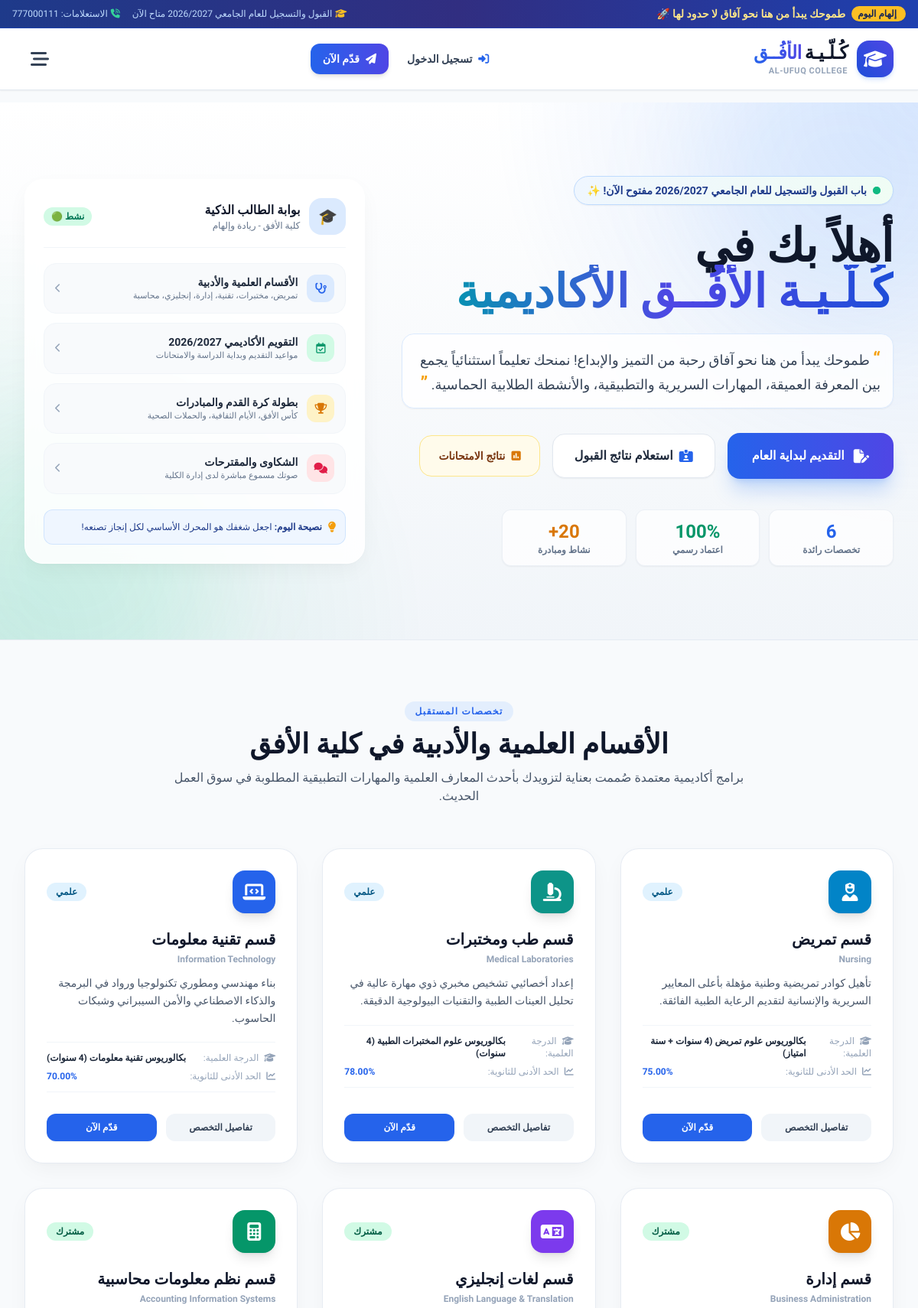
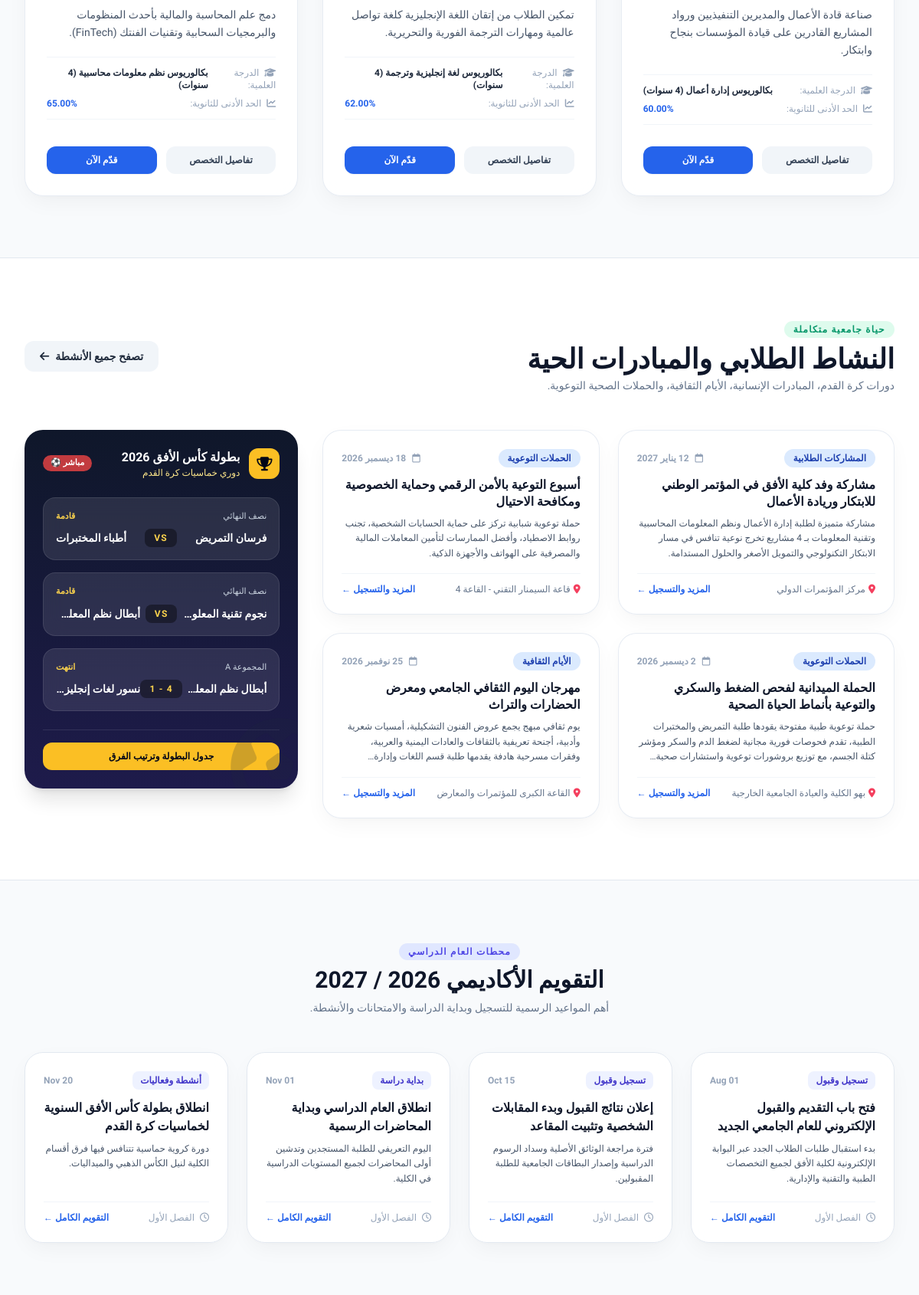
The page / (upper part) on the database its author committed (2 pictures, top to bottom).
### tables this page shows
CREATE TABLE `departments` (
  `id` INT AUTO_INCREMENT PRIMARY KEY,
  `code` VARCHAR(10) NOT NULL UNIQUE,
  `name_ar` VARCHAR(100) NOT NULL,
  `name_en` VARCHAR(100) NOT NULL,
  `track_type` ENUM('علمي', 'أدبي', 'مشترك') NOT NULL,
  `icon` VARCHAR(50) NOT NULL DEFAULT 'fa-graduation-cap',
  `color_accent` VARCHAR(20) NOT NULL DEFAULT '#2563eb',
  `degree` VARCHAR(50) NOT NULL DEFAULT 'بكالوريوس (4 سنوات)',
  `min_percentage` DECIMAL(5,2) NOT NULL DEFAULT 65.00,
  `annual_fee` VARCHAR(50) NOT NULL DEFAULT 'مناسبة ومدعومة',
  `short_desc` TEXT NOT NULL,
  `full_desc` LONGTEXT NOT NULL,
  `career_opportunities` TEXT NOT NULL,
  `study_plan` TEXT NOT NULL,
  `image` VARCHAR(255) DEFAULT 'dept_default.jpg'
);

CREATE TABLE `activities` (
  `id` INT AUTO_INCREMENT PRIMARY KEY,
  `title` VARCHAR(150) NOT NULL,
  `category` ENUM('مبادرات طلابية', 'دورات كرة القدم', 'الأيام الثقافية', 'الحملات التوعوية', 'المشاركات الطلابية') NOT NULL,
  `organizer` VARCHAR(100) NOT NULL DEFAULT 'عمادة شؤون الطلاب',
  `event_date` DATE NOT NULL,
  `location` VARCHAR(100) NOT NULL,
  `description` LONGTEXT NOT NULL,
  `goals` TEXT DEFAULT NULL,
  `image` VARCHAR(255) DEFAULT 'activity_default.jpg',
  `registered_count` INT DEFAULT 0,
  `max_capacity` INT DEFAULT 100,
  `is_featured` TINYINT(1) DEFAULT 0,
  `created_at` TIMESTAMP DEFAULT CURRENT_TIMESTAMP
);

CREATE TABLE `football_matches` (
  `id` INT AUTO_INCREMENT PRIMARY KEY,
  `tournament_title` VARCHAR(100) NOT NULL DEFAULT 'كأس الأفق السنوي لكرة القدم 2026',
  `team_a` VARCHAR(100) NOT NULL,
  `team_b` VARCHAR(100) NOT NULL,
  `score_a` INT DEFAULT NULL,
  `score_b` INT DEFAULT NULL,
  `match_date` DATETIME NOT NULL,
  `stage` VARCHAR(50) NOT NULL DEFAULT 'دور المجموعات',
  `stadium` VARCHAR(100) NOT NULL DEFAULT 'الملعب الرياضي الجامعي لكلية الأفق',
  `status` ENUM('قادمة', 'جارية الآن', 'انتهت') NOT NULL DEFAULT 'قادمة',
  `highlights` TEXT DEFAULT NULL
);

CREATE TABLE `academic_calendar` (
  `id` INT AUTO_INCREMENT PRIMARY KEY,
  `semester` VARCHAR(50) NOT NULL,
  `title` VARCHAR(150) NOT NULL,
  `category` ENUM('تسجيل وقبول', 'بداية دراسة', 'امتحانات', 'أنشطة وفعاليات', 'إجازات وعطل') NOT NULL,
  `start_date` DATE NOT NULL,
  `end_date` DATE DEFAULT NULL,
  `description` TEXT NOT NULL,
  `is_highlight` TINYINT(1) DEFAULT 0
);

### index.php (the view, shortened to what the rows shown need)
<?php
require_once __DIR__ . '/includes/header.php';
$stmt_depts = $pdo->query("SELECT * FROM departments ORDER BY id ASC");
$departments = $stmt_depts->fetchAll();
$stmt_act = $pdo->query("SELECT * FROM activities ORDER BY id DESC LIMIT 4");
$activities = $stmt_act->fetchAll();
$stmt_cal = $pdo->query("SELECT * FROM academic_calendar WHERE is_highlight = 1 ORDER BY start_date ASC LIMIT 4");
$calendar_events = $stmt_cal->fetchAll();
$stmt_football = $pdo->query("SELECT * FROM football_matches ORDER BY match_date DESC LIMIT 3");
$football_matches = $stmt_football->fetchAll();
?>
<section class="relative overflow-hidden hero-gradient py-16 lg:py-24 border-b border-slate-200/80">
    <div class="max-w-7xl mx-auto px-4 sm:px-6 lg:px-8 relative">
        <div class="grid grid-cols-1 lg:grid-cols-12 gap-12 items-center">
            <div class="lg:col-span-7 space-y-6 text-center lg:text-right">
                <h1 class="text-3xl sm:text-5xl lg:text-6xl font-black text-slate-900 leading-tight">
                    أهلاً بك في <br>
                    <span class="text-transparent bg-clip-text bg-gradient-to-l from-blue-700 via-indigo-600 to-cyan-600">كُـلّـيـة الأُفُــق الأكاديمية</span>
                </h1>
            </div>
        </div>
    </div>
</section>
<section class="py-20 bg-slate-50">
    <div class="max-w-7xl mx-auto px-4 sm:px-6 lg:px-8">
        <div class="text-center max-w-3xl mx-auto mb-14 space-y-3">
            <h2 class="text-3xl sm:text-4xl font-black text-slate-900">الأقسام العلمية والأدبية في كلية الأفق</h2>
        </div>
        <div class="grid grid-cols-1 md:grid-cols-2 lg:grid-cols-3 gap-8">
            <?php foreach ($departments as $dept): ?>
                <div class="glass-card rounded-3xl p-7 border border-slate-200/80 relative flex flex-col justify-between group">
                    <div>
                        <div class="flex items-center justify-between mb-5">
                            <div class="w-14 h-14 rounded-2xl flex items-center justify-center text-2xl text-white shadow-lg transition-transform group-hover:scale-110" style="background-color: <?= $dept['color_accent'] ?>;">
                                <i class="fa-solid <?= $dept['icon'] ?>"></i>
                            </div>
                            <span class="text-xs font-black px-3 py-1 rounded-full <?= $dept['track_type'] == 'علمي' ? 'bg-sky-100 text-sky-800' : ($dept['track_type'] == 'أدبي' ? 'bg-amber-100 text-amber-800' : 'bg-emerald-100 text-emerald-800') ?>">
                                <?= $dept['track_type'] ?>
                            </span>
                        </div>
                        <h3 class="text-xl font-black text-slate-900 mb-1 group-hover:text-blue-600 transition-colors">
                            قسم <?= htmlspecialchars($dept['name_ar']) ?>
                        </h3>
                        <div class="text-xs text-slate-400 font-bold mb-3"><?= htmlspecialchars($dept['name_en']) ?></div>
                        <p class="text-slate-600 text-sm leading-relaxed mb-5">
                            <?= htmlspecialchars($dept['short_desc']) ?>
                        </p>
                        <div class="space-y-2 py-3 border-y border-slate-100 text-xs text-slate-600 mb-5">
                            <div class="flex justify-between">
                                <span class="text-slate-400"><i class="fa-solid fa-graduation-cap ml-1"></i> الدرجة العلمية:</span>
                                <span class="font-bold text-slate-800"><?= htmlspecialchars($dept['degree']) ?></span>
                            </div>
                            <div class="flex justify-between">
                                <span class="text-slate-400"><i class="fa-solid fa-chart-line ml-1"></i> الحد الأدنى للثانوية:</span>
                                <span class="font-extrabold text-blue-600"><?= $dept['min_percentage'] ?>%</span>
                            </div>
                        </div>
                    </div>
                    <div class="flex items-center gap-3 pt-2">
                        <a href="departments.php#dept-<?= $dept['id'] ?>" class="flex-1 text-center py-2.5 rounded-xl bg-slate-100 hover:bg-blue-600 hover:text-white text-slate-700 font-bold text-xs transition-all">
                            تفاصيل التخصص
                        </a>
                        <a href="admissions.php?dept=<?= $dept['id'] ?>" class="flex-1 text-center py-2.5 rounded-xl bg-blue-600 hover:bg-blue-700 text-white font-bold text-xs shadow-sm transition-all">
                            قدّم الآن
                        </a>
                    </div>
                </div>
            <?php endforeach; ?>
        </div>
    </div>
</section>
<section class="py-20 bg-white border-t border-slate-200">
    <div class="max-w-7xl mx-auto px-4 sm:px-6 lg:px-8">
        <div class="flex flex-col md:flex-row justify-between items-center mb-12 gap-4">
            <div>
                <h2 class="text-3xl sm:text-4xl font-black text-slate-900 mt-2">النشاط الطلابي والمبادرات الحية</h2>
            </div>
        </div>
        <div class="grid grid-cols-1 lg:grid-cols-12 gap-8 items-start">
            <div class="lg:col-span-8 grid grid-cols-1 sm:grid-cols-2 gap-6">
                <?php foreach ($activities as $act): ?>
                    <div class="glass-card rounded-3xl p-6 border border-slate-200/80 flex flex-col justify-between">
                        <div>
                            <div class="flex items-center justify-between mb-3">
                                <span class="text-xs font-black px-3 py-1 rounded-full bg-blue-100 text-blue-800">
                                    <?= htmlspecialchars($act['category']) ?>
                                </span>
                                <span class="text-xs text-slate-400 font-bold flex items-center gap-1">
                                    <i class="fa-regular fa-calendar ml-1 text-slate-400"></i>
                                    <?= format_date_ar($act['event_date']) ?>
                                </span>
                            </div>
                            <h4 class="text-base font-black text-slate-900 mb-2 leading-snug">
                                <?= htmlspecialchars($act['title']) ?>
                            </h4>
                            <p class="text-slate-600 text-xs leading-relaxed line-clamp-3 mb-4">
                                <?= htmlspecialchars($act['description']) ?>
                            </p>
                        </div>
                        <div class="pt-3 border-t border-slate-100 flex items-center justify-between text-xs">
                            <span class="text-slate-500 flex items-center gap-1">
                                <i class="fa-solid fa-location-dot text-rose-500"></i>
                                <?= htmlspecialchars($act['location']) ?>
                            </span>
                            <a href="activities.php#act-<?= $act['id'] ?>" class="text-blue-600 font-bold hover:underline">
                                المزيد والتسجيل ←
                            </a>
                        </div>
                    </div>
                <?php endforeach; ?>
            </div>
            <div class="lg:col-span-4 bg-gradient-to-b from-slate-900 to-indigo-950 rounded-3xl p-6 text-white shadow-xl relative overflow-hidden">
                <div class="space-y-4">
                    <?php foreach ($football_matches as $match): ?>
                        <div class="bg-white/10 backdrop-blur-md rounded-2xl p-4 border border-white/10">
                            <div class="flex justify-between items-center text-[11px] text-slate-300 mb-2">
                                <span><?= htmlspecialchars($match['stage']) ?></span>
                                <span class="text-amber-300 font-bold"><?= htmlspecialchars($match['status']) ?></span>
                            </div>
                            <div class="flex items-center justify-between font-bold text-sm">
                                <span class="truncate max-w-[40%]"><?= htmlspecialchars($match['team_a']) ?></span>
                                <div class="px-3 py-1 rounded-lg bg-black/40 text-amber-300 font-black tracking-widest text-xs">
                                    <?= $match['score_a'] !== null ? $match['score_a'] . ' - ' . $match['score_b'] : 'VS' ?>
                                </div>
                                <span class="truncate max-w-[40%] text-left"><?= htmlspecialchars($match['team_b']) ?></span>
                            </div>
                        </div>
                    <?php endforeach; ?>
                </div>
            </div>
        </div>
    </div>
</section>
<section class="py-20 bg-slate-50 border-t border-slate-200">
    <div class="max-w-7xl mx-auto px-4 sm:px-6 lg:px-8">
        <div class="text-center max-w-2xl mx-auto mb-12 space-y-2">
            <h2 class="text-3xl font-black text-slate-900">التقويم الأكاديمي 2026 / 2027</h2>
        </div>
        <div class="grid grid-cols-1 md:grid-cols-2 lg:grid-cols-4 gap-6">
            <?php foreach ($calendar_events as $idx => $event): ?>
                <div class="glass-card rounded-3xl p-6 border border-slate-200 flex flex-col justify-between">
                    <div>
                        <div class="flex items-center justify-between mb-3">
                            <span class="text-xs font-black px-2.5 py-1 rounded-lg bg-indigo-50 text-indigo-700">
                                <?= htmlspecialchars($event['category']) ?>
                            </span>
                            <span class="text-xs font-bold text-slate-400">
                                <?= date('d M', strtotime($event['start_date'])) ?>
                            </span>
                        </div>
                        <h4 class="font-extrabold text-slate-900 text-base mb-2">
                            <?= htmlspecialchars($event['title']) ?>
                        </h4>
                        <p class="text-slate-600 text-xs leading-relaxed">
                            <?= htmlspecialchars($event['description']) ?>
                        </p>
                    </div>
                    <div class="mt-5 pt-3 border-t border-slate-100 flex items-center justify-between text-xs text-slate-400">
                        <span><i class="fa-regular fa-clock ml-1"></i> <?= htmlspecialchars($event['semester']) ?></span>
                        <a href="calendar.php" class="text-blue-600 font-bold hover:underline">التقويم الكامل ←</a>
                    </div>
                </div>
            <?php endforeach; ?>
        </div>
    </div>
</section>
<?php require_once __DIR__ . '/includes/footer.php'; ?>

### rows shown on the page
departments: track_type "علمي", name_ar "تمريض", name_en "Nursing", short_desc "تأهيل كوادر تمريضية وطنية مؤهلة بأعلى المعايير السريرية والإنسانية لتقديم الرعاية الطبية الفائقة.", degree "بكالوريوس علوم تمريض (4 سنوات + سنة امتياز)", min_percentage "75.00"
departments: track_type "علمي", name_ar "طب ومختبرات", name_en "Medical Laboratories", short_desc "إعداد أخصائيي تشخيص مخبري ذوي مهارة عالية في تحليل العينات الطبية والتقنيات البيولوجية الدقيقة.", degree "بكالوريوس علوم المختبرات الطبية (4 سنوات)", min_percentage "78.00"
departments: track_type "علمي", name_ar "تقنية معلومات", name_en "Information Technology", short_desc "بناء مهندسي ومطوري تكنولوجيا ورواد في البرمجة والذكاء الاصطناعي والأمن السيبراني وشبكات الحاسوب.", degree "بكالوريوس تقنية معلومات (4 سنوات)", min_percentage "70.00"
departments: track_type "مشترك", name_ar "إدارة", name_en "Business Administration", short_desc "صناعة قادة الأعمال والمديرين التنفيذيين ورواد المشاريع القادرين على قيادة المؤسسات بنجاح وابتكار.", degree "بكالوريوس إدارة أعمال (4 سنوات)", min_percentage "60.00"
departments: track_type "مشترك", name_ar "لغات إنجليزي", name_en "English Language & Translation", short_desc "تمكين الطلاب من إتقان اللغة الإنجليزية كلغة تواصل عالمية ومهارات الترجمة الفورية والتحريرية.", degree "بكالوريوس لغة إنجليزية وترجمة (4 سنوات)", min_percentage "62.00"
departments: track_type "مشترك", name_ar "نظم معلومات محاسبية", name_en "Accounting Information Systems", short_desc "دمج علم المحاسبة والمالية بأحدث المنظومات والبرمجيات السحابية وتقنيات الفنتك (FinTech).", degree "بكالوريوس نظم معلومات محاسبية (4 سنوات)", min_percentage "65.00"
activities: category "المشاركات الطلابية", event_date "12 يناير 2027", title "مشاركة وفد كلية الأفق في المؤتمر الوطني للابتكار وريادة الأعمال", description "مشاركة متميزة لطلبة إدارة الأعمال ونظم المعلومات المحاسبية وتقنية المعلومات بـ 4 مشاريع تخرج نوعية تنافس في مسار الابتكار التكنولوجي والتمويل الأصغر والحلول المستدامة.", location "مركز المؤتمرات الدولي"
activities: category "الحملات التوعوية", event_date "18 ديسمبر 2026", title "أسبوع التوعية بالأمن الرقمي وحماية الخصوصية ومكافحة الاحتيال", description "حملة توعوية شبابية تركز على حماية الحسابات الشخصية، تجنب روابط الاصطياد، وأفضل الممارسات لتأمين المعاملات المالية والمصرفية على الهواتف والأجهزة الذكية.", location "قاعة السيمنار التقني - القاعة 4"
activities: category "الحملات التوعوية", event_date "2 ديسمبر 2026", title "الحملة الميدانية لفحص الضغط والسكري والتوعية بأنماط الحياة الصحية", description "حملة توعوية طبية مفتوحة يقودها طلبة التمريض والمختبرات الطبية، تقدم فحوصات فورية مجانية لضغط الدم والسكر ومؤشر كتلة الجسم، مع توزيع بروشورات توعوية واستشارات…", location "بهو الكلية والعيادة الجامعية الخارجية"
activities: category "الأيام الثقافية", event_date "25 نوفمبر 2026", title "مهرجان اليوم الثقافي الجامعي ومعرض الحضارات والتراث", description "يوم ثقافي مبهج يجمع عروض الفنون التشكيلية، أمسيات شعرية وأدبية، أجنحة تعريفية بالثقافات والعادات اليمنية والعربية، وفقرات مسرحية هادفة يقدمها طلبة قسم اللغات…", location "القاعة الكبرى للمؤتمرات والمعارض"
football_matches: stage "نصف النهائي", status "قادمة", team_a "فرسان التمريض", shows "VS", team_b "أطباء المختبرات"
football_matches: stage "نصف النهائي", status "قادمة", shows "VS"
football_matches: stage "المجموعة A", status "انتهت", score_b "1", team_b "نسور لغات إنجليزي"
academic_calendar: category "تسجيل وقبول", start_date "01 Aug", title "فتح باب التقديم والقبول الإلكتروني للعام الجامعي الجديد", description "بدء استقبال طلبات الطلاب الجدد عبر البوابة الإلكترونية لكلية الأفق لجميع التخصصات الطبية والتقنية والإدارية.", semester "الفصل الأول"
academic_calendar: category "تسجيل وقبول", start_date "15 Oct", title "إعلان نتائج القبول وبدء المقابلات الشخصية وتثبيت المقاعد", description "فترة مراجعة الوثائق الأصلية وسداد الرسوم الدراسية وإصدار البطاقات الجامعية للطلبة المقبولين.", semester "الفصل الأول"
academic_calendar: category "بداية دراسة", start_date "01 Nov", title "انطلاق العام الدراسي وبداية المحاضرات الرسمية", description "اليوم التعريفي للطلبة المستجدين وتدشين أولى المحاضرات لجميع المستويات الدراسية في الكلية.", semester "الفصل الأول"
academic_calendar: category "أنشطة وفعاليات", start_date "20 Nov", title "انطلاق بطولة كأس الأفق السنوية لخماسيات كرة القدم", description "دورة كروية حماسية تتنافس فيها فرق أقسام الكلية لنيل الكأس الذهبي والميداليات.", semester "الفصل الأول"
